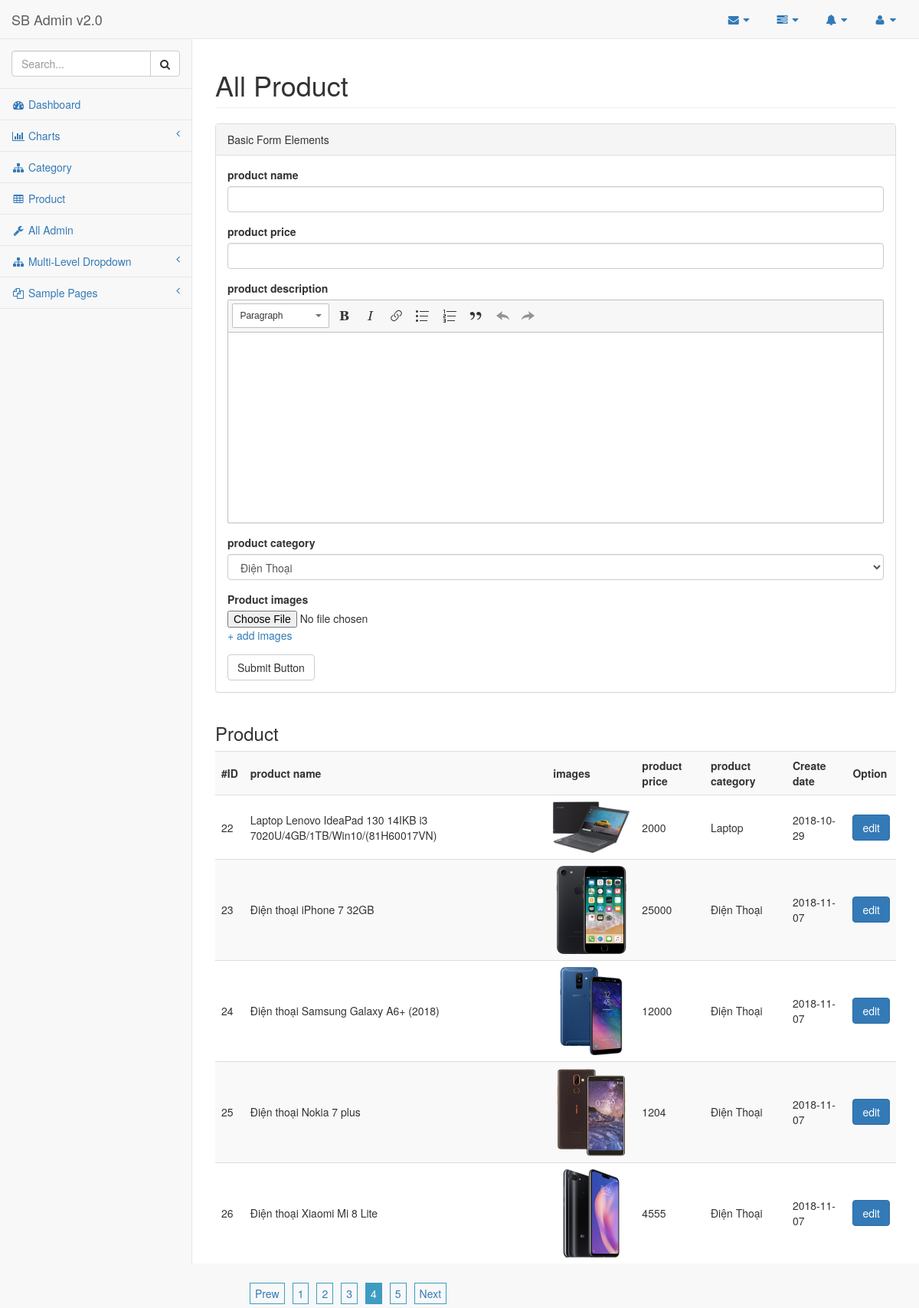
Page /admin/product/?page=4 (signed in) on the committed database.
### tables this page shows
CREATE TABLE `product` (
  `product_id` int(11) NOT NULL AUTO_INCREMENT,
  `product_name` varchar(255) DEFAULT NULL,
  `product_price` float DEFAULT NULL,
  `product_description` text,
  `product_images` varchar(255) DEFAULT NULL,
  `product_category` int(11) DEFAULT NULL,
  `product_author` varchar(255) DEFAULT NULL,
  `product_create_date` date DEFAULT NULL,
  `product_update_date` timestamp NULL DEFAULT NULL ON UPDATE CURRENT_TIMESTAMP,
  `product_url` text,
  PRIMARY KEY (`product_id`)
);

CREATE TABLE `category` (
  `category_id` int(11) NOT NULL AUTO_INCREMENT,
  `category_name` varchar(255) DEFAULT NULL,
  `category_description` text,
  `category_images` varchar(255) DEFAULT NULL,
  `category_create_date` date DEFAULT NULL,
  `parent_id` int(11) DEFAULT NULL,
  `cat_root` tinyint(4) DEFAULT NULL,
  PRIMARY KEY (`category_id`)
);

### class/query.php (called while the page is built, shortened)
<?php
class Query{
	protected $connObj;
	public function connect($servername,$username,$password,$dbname){
		$this->connObj = mysqli_connect($servername, $username, $password,$dbname);
		mysqli_set_charset($this->connObj,'utf8');
		return $this->connObj;
	}
	public function qr($query_string){
		$result = mysqli_query($this->connObj,$query_string);
		return $result;
	}
	public function queryDB($query_string){
		$result = $this->qr($query_string);
		return $this->fetch($result);
	}
	public function queryDBFirst($query_string){
		$result = $this->qr($query_string);
		if(mysqli_num_rows($result)){
			return mysqli_fetch_assoc($result);
		}
		return false;
	}
	public function fetch($result){
		if(mysqli_num_rows($result)){
			$output = array();
			while($row = mysqli_fetch_assoc($result)){
				array_push($output, $row);
			}
			return $output;
			}
		else return false;
	}
}

### admin/module/product.php (the view, shortened to what this page needs)
<?php
$dataCat = $queryObj->queryDB("SELECT * FROM category");
if(is_array($dataCat))
foreach ($dataCat as $value) {
	$seelctEd = $value['category_id'] == $product['product_category'] ? 'selected' : '';
	$listCatSelect .= '<option '.$seelctEd.' value="'.$value['category_id'].'">'.$value['category_name'].'</option>';
}
$recordInPage = 5;
$page = $_REQUEST['page'] ? $_REQUEST['page'] : 1;
$limitQuery = ($page-1)*$recordInPage;
$totalPro = $queryObj->queryDBFirst("SELECT count(*) as total FROM product ");
$totalProduct = $totalPro['total'];
if($limitQuery>$totalProduct || $page==1){
	$limitBegin = 0;
	$page = 1;
}
else{
	$limitBegin = $limitQuery;
}
if($totalProduct>$recordInPage){
	$maxPage = ceil($totalProduct/$recordInPage);
	$htmlPage = '<ul class="page"> ';
	if($page > 1){
		$htmlPage .= '<li><a class="link_page" href="'.$urlBackEnd.'product/?page='.($page-1).'">Prew</a></li>';
	}
	for ($i=1; $i <= $maxPage ; $i++) {
		$activeClass = $i == $page ? 'active' : '';
		$htmlPage .= '<li class="'.$activeClass.'"><a class="link_page" href="'.$urlBackEnd.'product/?page='.$i.'">'.$i.'</a></li>';
	}
	if($page <> $maxPage){
		$htmlPage .= '<li><a class="link_page" href="'.$urlBackEnd.'product/?page='.($page+1).'">Next</a></li>';
	}
	$htmlPage .= '</ul>';
}
$data = $queryObj->queryDB("SELECT * FROM product limit ".$limitBegin.",".$recordInPage);
$listAdmin = '';
if(is_array($data)){
	foreach ($data as $item) {
		$catFor = $queryObj->queryDBFirst("SELECT category_name FROM category where category_id = ".$item['product_category']);
		$listAdmin .= '
			<tr>
				<td>'.$item['product_id'].'</td>
				<td>'.$item['product_name'].'</td>
				<td><img class="img_product" src="'.$urlRoot.'resource/image_product/'.$item['product_images'].'"></td>
				<td>'.$item['product_price'].'</td>
				<td>'.$catFor['category_name'].'</td>
				<td>'.$item['product_create_date'].'</td>
				<td><a class="btn btn-primary" href="'.$urlBackEnd.'product/?product_id='.$item['product_id'].'">edit</a></td>
			</tr>
		';
	}
}
?>
			<div class="row">
                <div class="col-lg-12">
                    <h1 class="page-header">All Product</h1>
                </div>
            </div>
			<div class="row">
                <div class="col-lg-12">
                    <div class="panel panel-default">
                        <div class="panel-heading">
                            Basic Form Elements
                        </div>
                        <div class="panel-body">
                            <div class="row">
                                <div class="col-lg-12">
                                    <form action="<?php echo $urlBackEnd;?>product" method="POST" enctype="multipart/form-data">
										<div class="form-group">
										    <label for="">product name</label>
										    <input type="text" class="form-control"  placeholder="" name="product_name" value="<?php echo $product['product_name'];?>">
									  	</div>
									  	<div class="form-group">
										    <label for="">product price</label>
										    <input type="text" class="form-control"  placeholder="" name="product_price" value="<?php echo $product['product_price'];?>">
									  	</div>
										<div class="form-group">
										    <label for="">product description</label>
									  	</div>
									  	<div class="form-group">
										    <label for="">product category</label>
										    <select name="product_category"  class="form-control">
										    	<?php echo $listCatSelect; ?>
										    </select>
									  	</div>
									  	<div class="form-group">
								  			    <label for="exampleInputFile">Product images</label>
								  			    <input type="file" id="exampleInputFile" name="product_images">
								  			    <a id="add_images"> + add images</a>
								  	</div>
                                        <button type="submit" class="btn btn-default">Submit Button</button>
                                    </form>
                                </div>
                            </div>
                        </div>
                    </div>
                </div>
            </div>
<h3>Product</h3>
<table class="table table-striped tab_product">
	<tbody>
		<tr>
			<th>#ID</th>
			<th>product name</th>
			<th>images</th>
			<th>product price</th>
			<th>product category</th>
			<th>Create date</th>
			<th>Option</th>
		</tr>
		<?php echo $listAdmin;?>
	</tbody>
</table>
<div>
	<?php echo $htmlPage;?>
</div>

### admin/module/product.php (style rules this page uses)
.tab_product tr >th,.tab_product tr td { vertical-align: inherit !important; }
.img_product { width:100px; }
.page li { list-style: none; float: left; border: 1px solid #3d9dc1; margin: 5px; padding: 3px 6px 3px 6px; }
.page .active { background-color: #3d9dc1; }
.page .active a { color: #fff; }

### rows in the picture
product: product_id "22", product_name "Laptop Lenovo IdeaPad 130 14IKB i3 7020U/4GB/1TB/Win10/(81H60017VN)", product_images (picture), product_price "2000", category.category_name "Laptop", product_create_date "2018-10-29"
product: product_id "23", product_name "Điện thoại iPhone 7 32GB", product_images (picture), product_price "25000", category.category_name "Điện Thoại", product_create_date "2018-11-07"
product: product_id "24", product_name "Điện thoại Samsung Galaxy A6+ (2018)", product_images (picture), product_price "12000", category.category_name "Điện Thoại", product_create_date "2018-11-07"
product: product_id "25", product_name "Điện thoại Nokia 7 plus", product_images (picture), product_price "1204", category.category_name "Điện Thoại", product_create_date "2018-11-07"
product: product_id "26", product_name "Điện thoại Xiaomi Mi 8 Lite", product_images (picture), product_price "4555", category.category_name "Điện Thoại", product_create_date "2018-11-07"

### other values in the picture
form field product_category "Điện Thoại"
